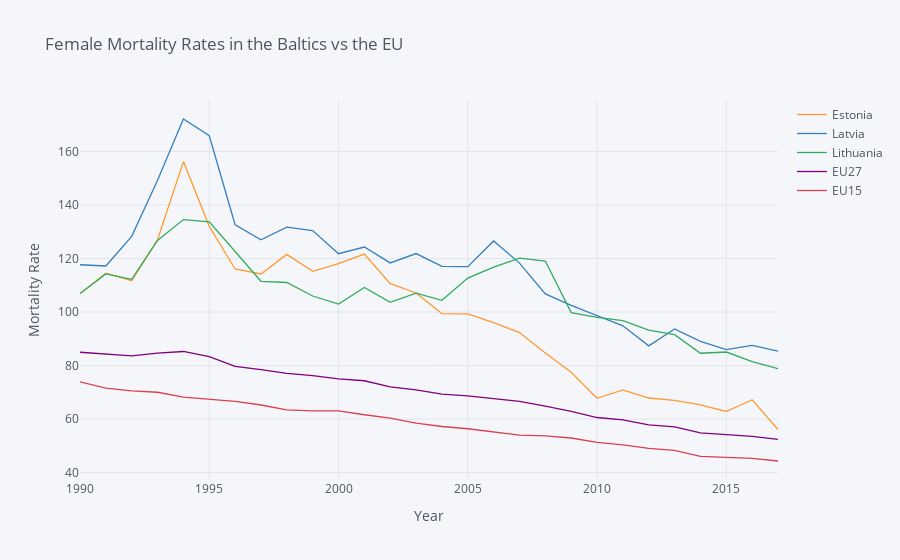

The notebook cell this image was saved under:
### Code cell
eu_comparison_graph({"SP.DYN.AMRT.FE":"Female Mortality"}, "Female Mortality Rates in the Baltics vs the EU", "Mortality Rate")

### Figure 1 — Plotly figure (JSON) as saved in the notebook; plotly's stock layout.template omitted (floating-point values rounded to 4 significant figures)
{"data": [{"line": {"color": "rgba(255, 153, 51, 1.0)", "dash": "solid", "shape": "linear", "width": 1.3}, "mode": "lines", "name": "Estonia", "text": "", "type": "scatter", "x": [1990, 1991, 1992, 1993, 1994, 1995, 1996, 1997, 1998, 1999, 2000, 2001, 2002, 2003, 2004, 2005, 2006, 2007, 2008, 2009, 2010, 2011, 2012, 2013, 2014, 2015, 2016, 2017], "y": [106.8, 114.5, 111.7, 127.0, 156.2, 132.0, 116.1, 114.2, 121.5, 115.2, 118.1, 121.7, 110.6, 107.1, 99.42, 99.32, 96.01, 92.31, 84.72, 77.47, 67.75, 70.87, 67.86, 67.02, 65.29, 62.83, 67.21, 56.08]}, {"line": {"color": "rgba(55, 128, 191, 1.0)", "dash": "solid", "shape": "linear", "width": 1.3}, "mode": "lines", "name": "Latvia", "text": "", "type": "scatter", "x": [1990, 1991, 1992, 1993, 1994, 1995, 1996, 1997, 1998, 1999, 2000, 2001, 2002, 2003, 2004, 2005, 2006, 2007, 2008, 2009, 2010, 2011, 2012, 2013, 2014, 2015, 2016, 2017], "y": [117.7, 117.2, 128.3, 149.2, 172.1, 165.9, 132.6, 127.0, 131.7, 130.4, 121.8, 124.3, 118.3, 121.8, 117.1, 117.0, 126.5, 118.3, 106.8, 102.5, 98.66, 94.85, 87.36, 93.69, 89.02, 85.92, 87.5, 85.37]}, {"line": {"color": "rgba(50, 171, 96, 1.0)", "dash": "solid", "shape": "linear", "width": 1.3}, "mode": "lines", "name": "Lithuania", "text": "", "type": "scatter", "x": [1990, 1991, 1992, 1993, 1994, 1995, 1996, 1997, 1998, 1999, 2000, 2001, 2002, 2003, 2004, 2005, 2006, 2007, 2008, 2009, 2010, 2011, 2012, 2013, 2014, 2015, 2016, 2017], "y": [106.9, 114.2, 112.2, 126.7, 134.5, 133.7, 122.6, 111.5, 111.0, 106.0, 103.0, 109.2, 103.6, 107.0, 104.4, 112.7, 116.8, 120.1, 119.0, 99.77, 98.03, 96.74, 93.2, 91.56, 84.59, 85.05, 81.43, 78.82]}, {"line": {"color": "rgba(128, 0, 128, 1.0)", "dash": "solid", "shape": "linear", "width": 1.3}, "mode": "lines", "name": "EU27", "text": "", "type": "scatter", "x": [1990, 1991, 1992, 1993, 1994, 1995, 1996, 1997, 1998, 1999, 2000, 2001, 2002, 2003, 2004, 2005, 2006, 2007, 2008, 2009, 2010, 2011, 2012, 2013, 2014, 2015, 2016, 2017], "y": [84.97, 84.34, 83.59, 84.61, 85.25, 83.34, 79.68, 78.44, 77.05, 76.24, 75.04, 74.31, 72.05, 70.91, 69.29, 68.63, 67.63, 66.6, 64.82, 62.88, 60.57, 59.67, 57.84, 57.05, 54.82, 54.27, 53.55, 52.42]}, {"line": {"color": "rgba(219, 64, 82, 1.0)", "dash": "solid", "shape": "linear", "width": 1.3}, "mode": "lines", "name": "EU15", "text": "", "type": "scatter", "x": [1990, 1991, 1992, 1993, 1994, 1995, 1996, 1997, 1998, 1999, 2000, 2001, 2002, 2003, 2004, 2005, 2006, 2007, 2008, 2009, 2010, 2011, 2012, 2013, 2014, 2015, 2016, 2017], "y": [73.89, 71.54, 70.53, 70.02, 68.17, 67.42, 66.61, 65.25, 63.39, 63.04, 63.04, 61.61, 60.34, 58.49, 57.22, 56.38, 55.17, 54.0, 53.74, 52.92, 51.26, 50.35, 49.02, 48.33, 46.07, 45.6, 45.28, 44.33]}], "layout": {"legend": {"bgcolor": "#F5F6F9", "font": {"color": "#4D5663"}}, "paper_bgcolor": "#F5F6F9", "plot_bgcolor": "#F5F6F9", "title": {"font": {"color": "#4D5663"}, "text": "Female Mortality Rates in the Baltics vs the EU"}, "xaxis": {"gridcolor": "#E1E5ED", "showgrid": true, "tickfont": {"color": "#4D5663"}, "title": {"font": {"color": "#4D5663"}, "text": "Year"}, "zerolinecolor": "#E1E5ED"}, "yaxis": {"gridcolor": "#E1E5ED", "showgrid": true, "tickfont": {"color": "#4D5663"}, "title": {"font": {"color": "#4D5663"}, "text": "Mortality Rate"}, "zerolinecolor": "#E1E5ED"}}}
